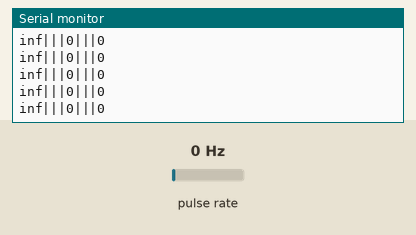
Recording of a sketch running on a simulated Arduino Mega 2560, built with avr-gcc and run on an emulated ATmega2560. Shown: the last lines printed to the serial monitor. Wiring (inferred from the names in the program): pulse sensor: data pin 18. The inputs (shaded band) are chosen by the test bench; at power-on: pulse rate 0 Hz.

Above: at 1.2 s.
1.3 s: pulse rate (sensor on pin 18) set to 4 Hz
At 1.9 s:
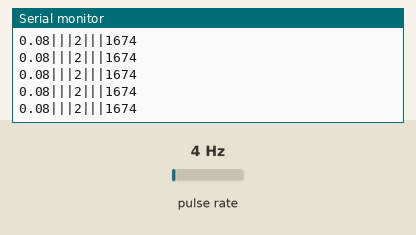
3.2 s: pulse rate (sensor on pin 18) set to 50 Hz
At 4.1 s:
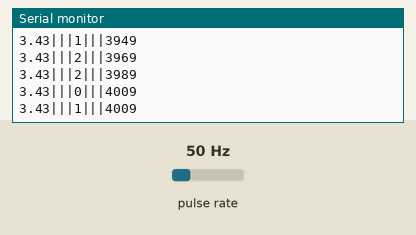
6.2 s: pulse rate (sensor on pin 18) set to 150 Hz
At 6.9 s:
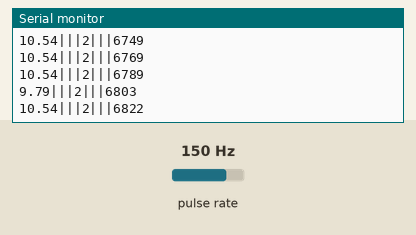
12.2 s: pulse rate (sensor on pin 18) set to 196 Hz
At 12.7 s:
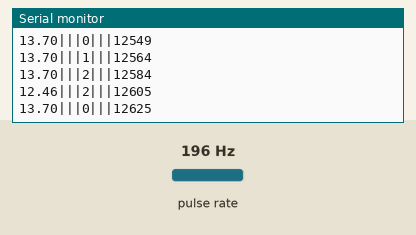
15.2 s: pulse rate (sensor on pin 18) set to 100 Hz
At 15.7 s:
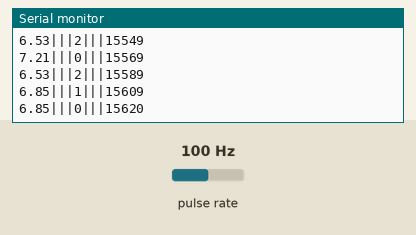
Timing chart, 0 to 18.2 s (numbered marks = the images above; inputs shaded):
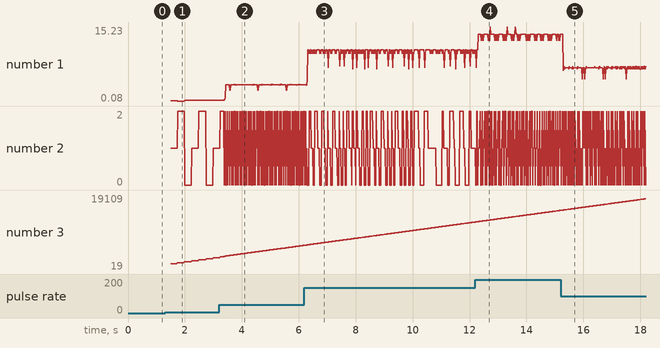

Measured:
- after the input at 1.3 s, the serial monitor: prints a new line after 0.19 s (image 1)
- after the input at 3.2 s, the serial monitor: prints a new line after 0.18 s (image 2)
- plotted number 1: 0.27 → 3.43 after the input at 3.2 s
- plotted number 3: 2924 → 6129 after the input at 3.2 s

The sketch:

raytheonUGVEncoder.ino
```cpp
struct speedCheckReturn{
  double currentSpeed;
  double distanceTraveled;
  unsigned long totalSteps;       // total steps triggered - important for persistent odometry
  unsigned long stepTimes[3];     // array for tracking step times - must be declared externally so it is persistent trigger to trigger
  unsigned int stepTimesIndex;        // tracks the index of the time tracking array for speed calculations
  unsigned int lastEncoderState;  // records previous encoder state
  unsigned int encoderPin;        // pin number for encoder
};

////
speedCheckReturn MOTOR_FL_SPEED;  // speedCheckReturn init
speedCheckReturn MOTOR_FR_SPEED;
speedCheckReturn MOTOR_BL_SPEED;
speedCheckReturn MOTOR_BR_SPEED;
////
double wheelDiameter = 0.13;    // wheel diameter in meters
double stepsPerRotation = 20.0; // number of slots in encoder wheel
String units = "imperial";        // select "imperial", "metric", or "rotational"
unsigned int stepTimesLength = sizeof(MOTOR_FL_SPEED.stepTimes)/sizeof(MOTOR_FL_SPEED.stepTimes[0]); // length of stepTimes array
// IMPORTANT: stepTimesLength determines number of rotations speed will be averaged over as (stepTimesLength/stepsPerRotation)

void setup() {
  Serial.begin(9600);  // Setup Serial Monitor

  MOTOR_FL_SPEED.encoderPin = 18;  // Rotary Encoder Inputs - must be 18, 19, 20, or 21 on MEGA for ISR enabled pins
  MOTOR_FR_SPEED.encoderPin = 19;
  MOTOR_BL_SPEED.encoderPin = 20;
  MOTOR_BR_SPEED.encoderPin = 21;

  pinMode(MOTOR_FL_SPEED.encoderPin,INPUT);  // Set encoder pins as inputs

  MOTOR_FL_SPEED.lastEncoderState = digitalRead(MOTOR_FL_SPEED.encoderPin);  // Read the initial state of encoder1

  attachInterrupt(digitalPinToInterrupt(MOTOR_FL_SPEED.encoderPin), updateEncoderFL, CHANGE);  // Call updateEncoder when any high/low changed seen
}


void loop() {
  MOTOR_FL_SPEED = speedCheck(MOTOR_FL_SPEED);
  Serial.print(MOTOR_FL_SPEED.currentSpeed); Serial.print("|||");Serial.print(MOTOR_FL_SPEED.stepTimesIndex); Serial.print("|||");Serial.println(MOTOR_FL_SPEED.stepTimes[MOTOR_FL_SPEED.stepTimesIndex]);
}


void updateEncoderFL(){
  MOTOR_FL_SPEED = updateEncoderHelper(MOTOR_FL_SPEED);   // call helper to update global vars outside ISR
}
speedCheckReturn updateEncoderHelper(speedCheckReturn UE){  // update global vars
  int currentEncoderState = digitalRead(UE.encoderPin);   // Read the current state
  ////
  if (currentEncoderState != UE.lastEncoderState  && currentEncoderState == 1){    // If last and current state are different, then pulse occurred
      UE.totalSteps++;
      if (UE.stepTimesIndex == (stepTimesLength-1)){     // if at end of array, cycles back to pos 0 - FIFO array
        UE.stepTimesIndex = 0;}
      else{
        UE.stepTimesIndex++;}
      UE.stepTimes[UE.stepTimesIndex] = millis();
      }
  UE.lastEncoderState = currentEncoderState;  // Remember last encoder state
  return UE;
}


speedCheckReturn speedCheck(speedCheckReturn SCR){
  unsigned long deltaT;
  double currentRPS;      // current rotations per second
  double totalRotations;  // finds the number of rotations completed based on the number of encoder state changes that should occur per rotation
  double travelPerRotation = wheelDiameter*PI;  // distance traveled per wheel rotation
  ////
  totalRotations = SCR.totalSteps/stepsPerRotation;
  ////
  if (SCR.stepTimesIndex == (stepTimesLength-1)){         // finds time difference over one "revolution" of stepTimes
    deltaT = SCR.stepTimes[SCR.stepTimesIndex] - SCR.stepTimes[0];
  } else {
    deltaT = SCR.stepTimes[SCR.stepTimesIndex] - SCR.stepTimes[SCR.stepTimesIndex+1];
  }
  currentRPS = (stepTimesLength/stepsPerRotation)/(deltaT/1000.0);
  ////
  if (units == "metric"){
    SCR.currentSpeed = currentRPS*travelPerRotation;      // speed in meters/second
    SCR.distanceTraveled = totalRotations*travelPerRotation;  // distance traveled in meters
  }
  if (units == "imperial"){
    SCR.currentSpeed = currentRPS*travelPerRotation*2.23694;      // speed in miles per hour
    SCR.distanceTraveled = totalRotations*travelPerRotation*3.28084;  // distance traveled in feet
  }
  if (units == "rotational"){
    SCR.currentSpeed = currentRPS/60.0;       // speed in rotations per minute
    SCR.distanceTraveled = totalRotations;    // rotations completed
  }
  ////

  return SCR;
}
```
